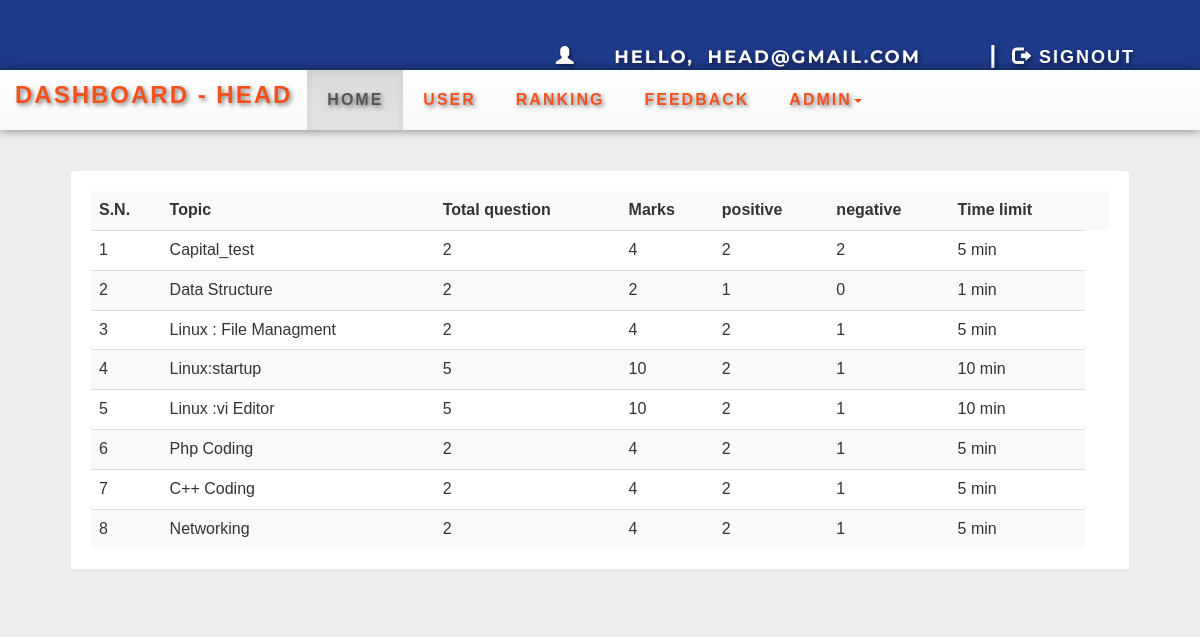
The app's page /views/headdash.php?q=0 (signed in) with its own data.
### tables this page shows
CREATE TABLE IF NOT EXISTS `quiz` (
  `eid` text NOT NULL,
  `title` varchar(100) NOT NULL,
  `sahi` int NOT NULL,
  `wrong` int NOT NULL,
  `total` int NOT NULL,
  `time` bigint NOT NULL,
  `intro` text NOT NULL,
  `tag` varchar(100) NOT NULL,
  `date` timestamp NOT NULL DEFAULT CURRENT_TIMESTAMP ON UPDATE CURRENT_TIMESTAMP,
  `email` varchar(50) DEFAULT NULL
);

### views/headdash.php (the view, shortened to what this page needs)
<!DOCTYPE html PUBLIC "-//W3C//DTD XHTML 1.0 Transitional//EN" "http://www.w3.org/TR/xhtml1/DTD/xhtml1-transitional.dtd">
<html xmlns="http://www.w3.org/1999/xhtml">
<div class="header">
  <div class="row">
    <div class="col-lg-6">
    </div>
    <?php
    include_once '../models/dbConnection.php';
    $email = $_SESSION['email'];
    if (!(isset($_SESSION['email']))) {
      header("location:index.php");
    } else {
      echo '<span class="pull-right top title1" ><span class="log1"><span class="glyphicon glyphicon-user" aria-hidden="true"></span>&nbsp;&nbsp;&nbsp;&nbsp;Hello,</span> <a href="headdash.php" class="log log1">' . $email . '</a>&nbsp;|&nbsp;<a href="logout.php?q=headdash.php" class="log"><span class="glyphicon glyphicon-log-out" aria-hidden="true"></span>&nbsp;Signout</button></a></span>';
    } ?>
  </div>
</div>
<head>
  <link rel="stylesheet" href="css/bootstrap.min.css" />
  <link rel="stylesheet" href="css/bootstrap-theme.min.css" />
  <link rel="stylesheet" href="css/main.css">
  <link rel="stylesheet" href="css/font.css">
  <link rel="stylesheet" href="https://cdnjs.cloudflare.com/ajax/libs/animate.css/4.1.1/animate.min.css">
</head>
<body style="background:#eee;">
  <nav class="navbar navbar-default title1">
    <div class="container-fluid">
      <div class="navbar-header">
        <a class="navbar-brand" href="headdash.php?q=0"><b>Dashboard - head</b></a>
      </div>
      <div class="collapse navbar-collapse" id="bs-example-navbar-collapse-1">
        <ul class="nav navbar-nav">
          <li <?php if (@$_GET['q'] == 0) echo 'class="active"'; ?>><a href="headdash.php?q=0">Home<span class="sr-only">(current)</span></a></li>
          <li <?php if (@$_GET['q'] == 1) echo 'class="active"'; ?>><a href="headdash.php?q=1">User</a></li>
          <li <?php if (@$_GET['q'] == 2) echo 'class="active"'; ?>><a href="headdash.php?q=2">Ranking</a></li>
          <li <?php if (@$_GET['q'] == 3) echo 'class="active"'; ?>><a href="headdash.php?q=3">Feedback</a></li>
          <li class="dropdown <?php if (@$_GET['q'] == 4 || @$_GET['q'] == 5) echo 'active'; ?>">
            <a href="#" class="dropdown-toggle" data-toggle="dropdown" role="button" aria-haspopup="true" aria-expanded="false">Admin<span class="caret"></span></a>
          </li>
        </ul>
      </div>
    </div>
  </nav>
  <div class="container">
    <div class="row">
      <div class="col-md-12">
        <?php if (@$_GET['q'] == 0) {
          $result = mysqli_query($con, "SELECT * FROM quiz ORDER BY date DESC") or die('Error');
          echo  '<div class="panel"><table class="table table-striped title1">
<tr><td><b>S.N.</b></td><td><b>Topic</b></td><td><b>Total question</b></td><td><b>Marks</b></td><td><b>positive</b></td><td><b>negative</b></td><td><b>Time limit</b></td><td></td></tr>';
          $c = 1;
          while ($row = mysqli_fetch_array($result)) {
            $title = $row['title'];
            $total = $row['total'];
            $sahi = $row['sahi'];
            $wrong = $row['wrong'];
            $time = $row['time'];
            $eid = $row['eid'];
            $q12 = mysqli_query($con, "SELECT score FROM history WHERE eid='$eid' AND email='$email'") or die('Error98');
            $rowcount = mysqli_num_rows($q12);
            if ($rowcount == 0) {
              echo '<tr><td>' . $c++ . '</td><td>' . $title . '</td><td>' . $total . '</td><td>' . $sahi * $total . '</td><td>' . $sahi . '</td><td>' . $wrong . '</td><td>' . $time . '&nbsp;min</td>
	</tr>';
            } else {
              echo '<tr style="color:#99cc32"><td>' . $c++ . '</td><td>' . $title . '&nbsp;<span title="This quiz is already solve by you" class="glyphicon glyphicon-ok" aria-hidden="true"></span></td><td>' . $total . '</td><td>' . $sahi * $total . '</td><td>' . $time . '&nbsp;min</td>
	</tr>';
            }
          }
          echo '</table></div>';
        }
        ?>
      </div>
    </div>
  </div>
</body>
</html>

### views/css/main.css (style rules this page uses)
body { overflow-x:hidden; width:100%; font-size: 12px !important; font-family: Montserrat, sans-serif; background:#eee; min-height:550px; background-attachment:fixed; }
.panel { border-color:#eee; margin:40px; padding:20px; font: 15px "Century Gothic", "Times Roman", sans-serif; }
.header { background:#f4511e; height:70px; }
.title1 { font: 16px "Century Gothic", "Times Roman", sans-serif; }
.top { margin-top:20px; }
.log1 { font: 15px 'Montserrat', sans-serif; color:#fff; margin-left:10px; }
.log { margin:10px; margin-right:60px; margin-left:5px; color:#fff; text-decoration:none; font-size:20px; font-size:15px; }

### views/headdash.php (style rules this page uses)
body { background-image: url('views/img/bg.png'); background-size: cover; background-repeat: no-repeat; background-attachment: fixed; }
.header { background-color: #1E3A8A; color: #fff; padding: 20px; box-shadow: 0px 0px 20px rgba(0, 0, 0, 0.5); text-shadow: 2px 2px 4px rgba(0, 0, 0, 0.5); }
.header .title1 { font-size: 24px; font-weight: bold; text-transform: uppercase; letter-spacing: 2px; }
.header .log1 { font-size: 18px; font-weight: bold; }
.header .log1 .glyphicon { margin-right: 10px; }
.header .log { font-size: 18px; font-weight: bold; color: #fff; text-decoration: none; text-shadow: 2px 2px 4px rgba(0, 0, 0, 0.5); transition: all 0.5s; }
.navbar { background-color: #4D648D; border: none; border-radius: 0; margin-bottom: 0; font-size: 16px; font-weight: bold; letter-spacing: 2px; text-transform: uppercase; box-shadow: 0px 0px 10px rgba(0, 0, 0, 0.5); text-shadow: 2px 2px 4px rgba(0, 0, 0, 0.5); }
.navbar .navbar-brand { color: #f4511e !important; font-size: 24px; font-weight: bold; text-transform: uppercase; letter-spacing: 2px; text-shadow: 2px 2px 4px rgba(0, 0, 0, 0.5); }
.navbar .navbar-nav>li>a { color: #f4511e; padding: 20px; transition: all 0.5s; text-shadow: 2px 2px 4px rgba(0, 0, 0, 0.5); }

### records on screen
quiz: title "Capital_test", total "2", $sahi * $total "4", sahi "2", wrong "2", time "5"
quiz: title "Data Structure", total "2", $sahi*$total "2", sahi "1", wrong "0", time "1"
quiz: title "Linux : File Managment", total "2", $sahi * $total "4", sahi "2", wrong "1", time "5"
quiz: title "Linux:startup", total "5", $sahi * $total "10", sahi "2", wrong "1", time "10"
quiz: title "Linux :vi Editor", total "5", $sahi * $total "10", sahi "2", wrong "1", time "10"
quiz: title "Php Coding", total "2", $sahi * $total "4", sahi "2", wrong "1", time "5"
quiz: title "C++ Coding", total "2", $sahi * $total "4", sahi "2", wrong "1", time "5"
quiz: title "Networking", total "2", $sahi * $total "4", sahi "2", wrong "1", time "5"

### other values on screen
$email "HEAD@GMAIL.COM"
